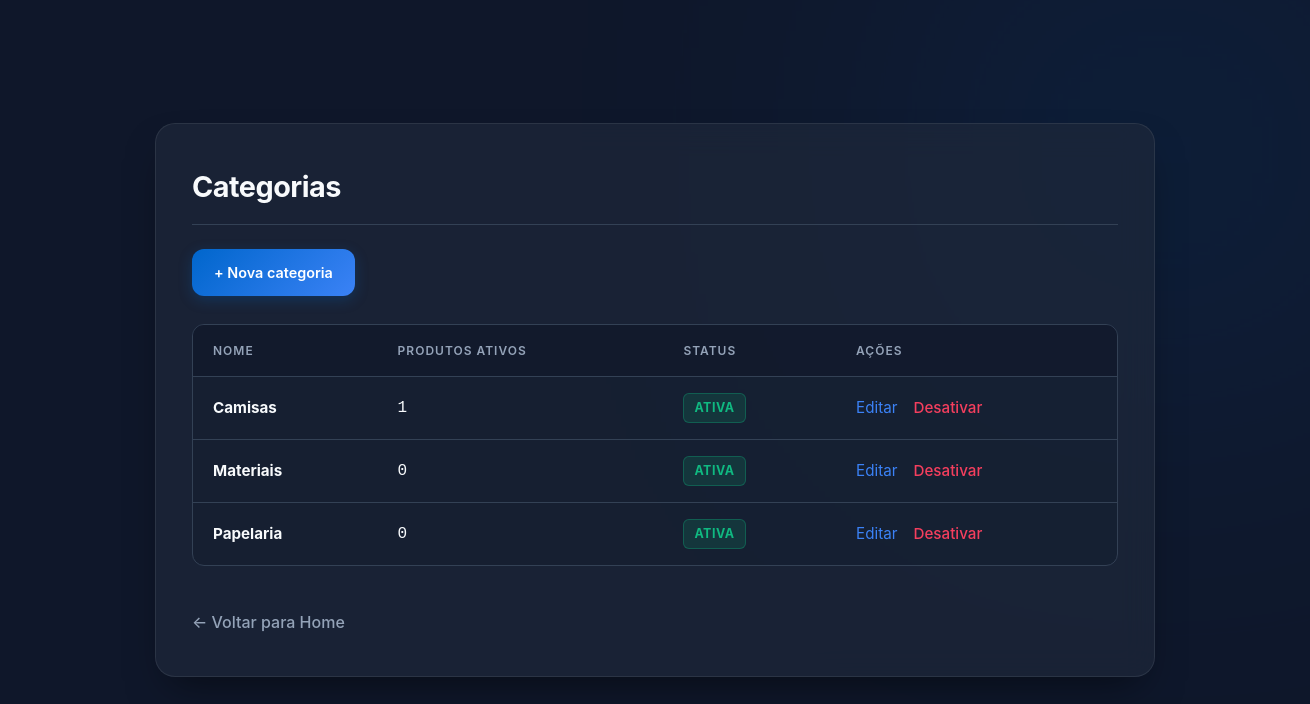
Before: /categorias/ (signed in) with the older database file.
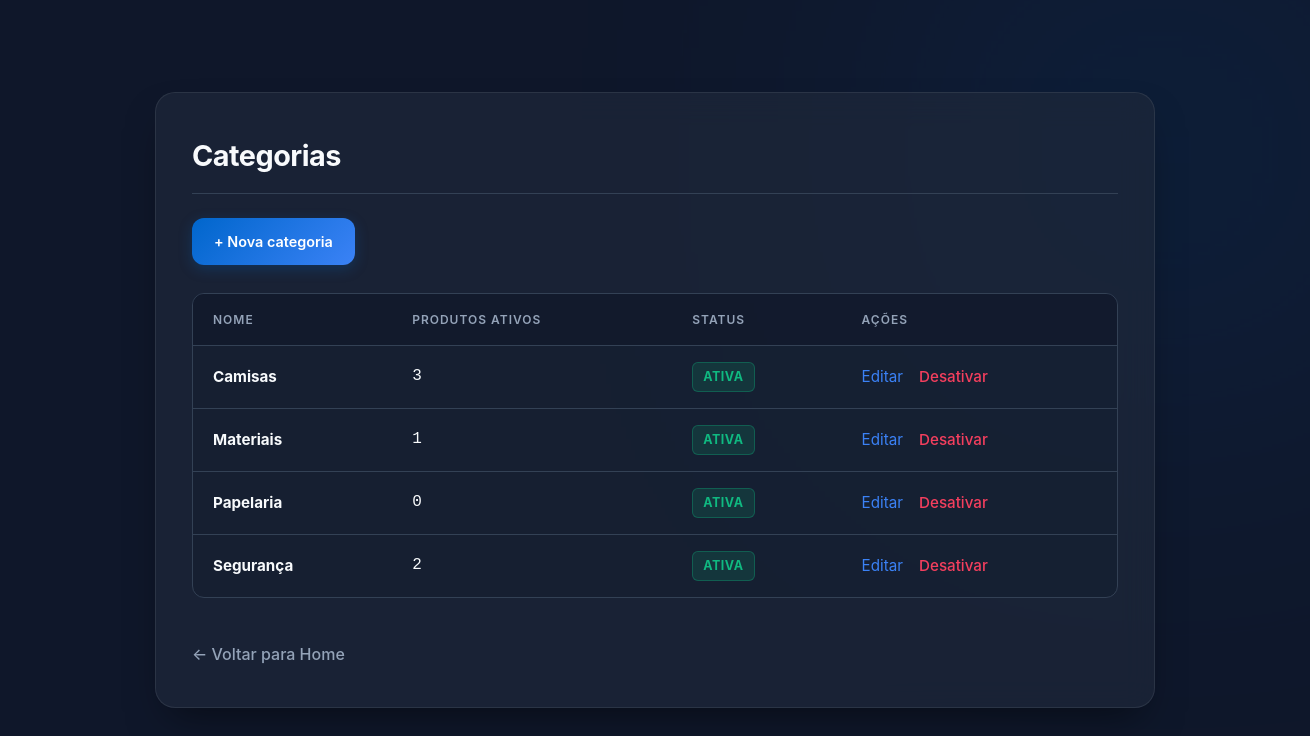
After: the same page with the newer database file.
### app/models/categoria.py (models this page shows)
class Categoria(Base):
    __tablename__ = "categorias"
    id = Column(Integer, primary_key=True, autoincrement=True, index=True)
    nome = Column(String(100), nullable=False, unique=True)
    ativo = Column(Boolean, default=True)
    produtos = relationship("Produto", back_populates="categoria", lazy="select")

### app/controllers/categoria_controller.py (the view)
@router.get("/")
def listar_categorias(
    request: Request,
    db: Session = Depends(get_db),
    admin = Depends(get_admin)
):
    categorias = db.query(Categoria).order_by(Categoria.nome).all()
    return templates.TemplateResponse(
        request,
        "categorias/index.html",
        {
            "request":    request,
            "usuario":    admin,
            "categorias": categorias,
        }
    )

### app/templates/categorias/index.html (shortened to what this page needs)
<!DOCTYPE html>
<html lang="pt-br">
<head>
</head>
<body>
    <div class="container">
        <h1>Categorias</h1>
        <a href="/categorias/nova" class="btn-primary">+ Nova categoria</a>
        <div class="table-responsive">
            <table>
                <thead>
                    <tr>
                        <th>Nome</th>
                        <th>Produtos ativos</th>
                        <th>Status</th>
                        <th>Ações</th>
                    </tr>
                </thead>
                <tbody>
                    {% for c in categorias %}
                    <tr>
                        <td><strong style="color: var(--text-main);">{{ c.nome }}</strong></td>
                        <td style="font-family: monospace; font-size: 1rem;">{{ c.produtos | selectattr('ativo') | list | length }}</td>
                        <td>
                            {% if c.ativo %}
                                <span class="badge badge-active">Ativa</span>
                            {% else %}
                                <span class="badge badge-inactive">Inativa</span>
                            {% endif %}
                        </td>
                        <td>
                            <div class="actions-cell">
                                <a href="/categorias/{{ c.id }}/editar">Editar</a>
                                <form action="/categorias/{{ c.id }}/toggle-ativo" method="post" style="display:inline">
                                    <button type="submit" class="btn-toggle {{ 'deactivate' if c.ativo else 'activate' }}">
                                        {{ "Desativar" if c.ativo else "Ativar" }}
                                    </button>
                                </form>
                            </div>
                        </td>
                    </tr>
                    {% endfor %}
                </tbody>
            </table>
        </div>
        <p><a href="/" class="back-link">← Voltar para Home</a></p>
    </div>
</body>
</html>

Changed rows visible on the page:
computed for Categoria "Camisas": produtos|selectattr "1" → "3"
computed for Categoria "Materiais": produtos|selectattr "0" → "1"
added Categoria: nome "Segurança", produtos|selectattr "2", shows "ATIVA", ativo "Desativar"
